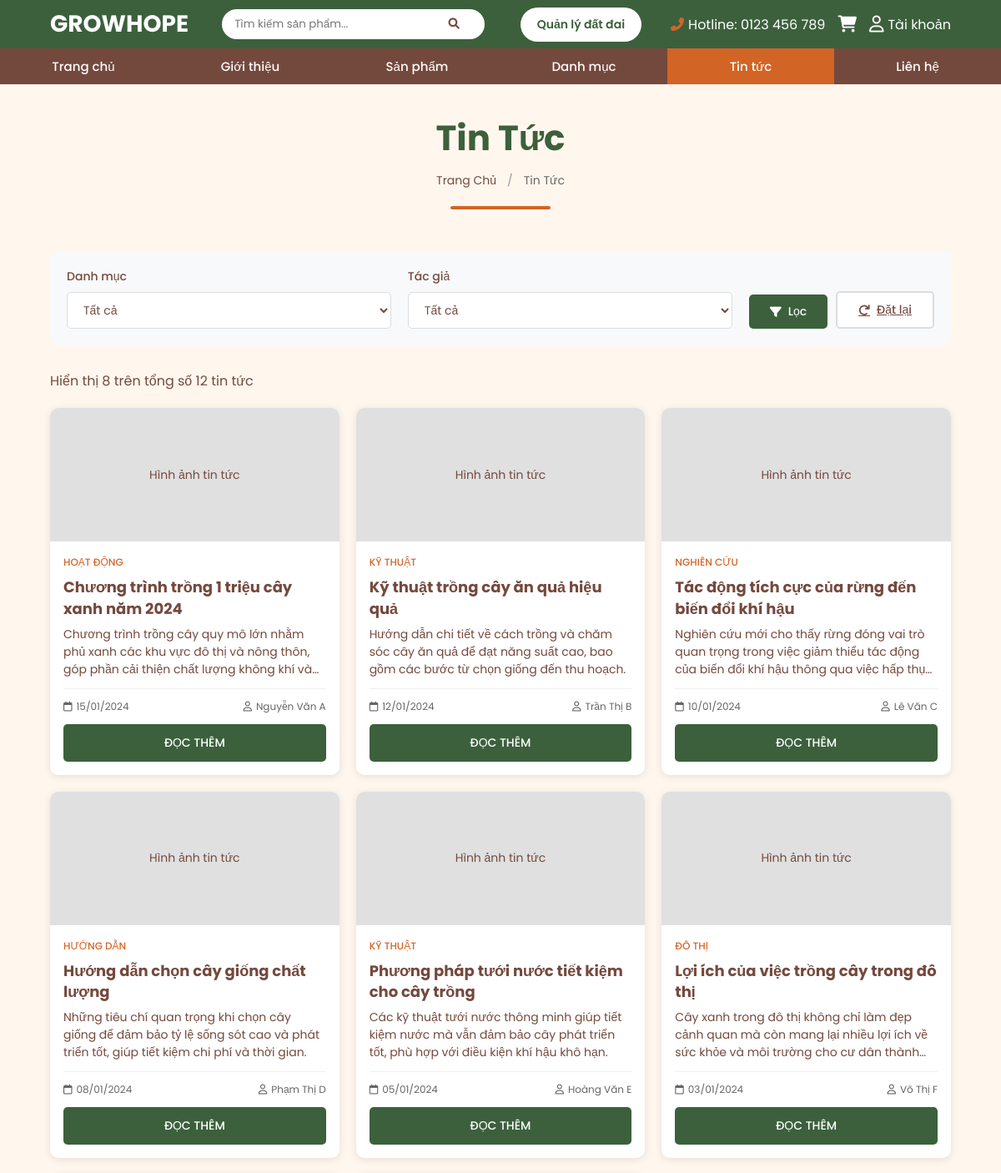
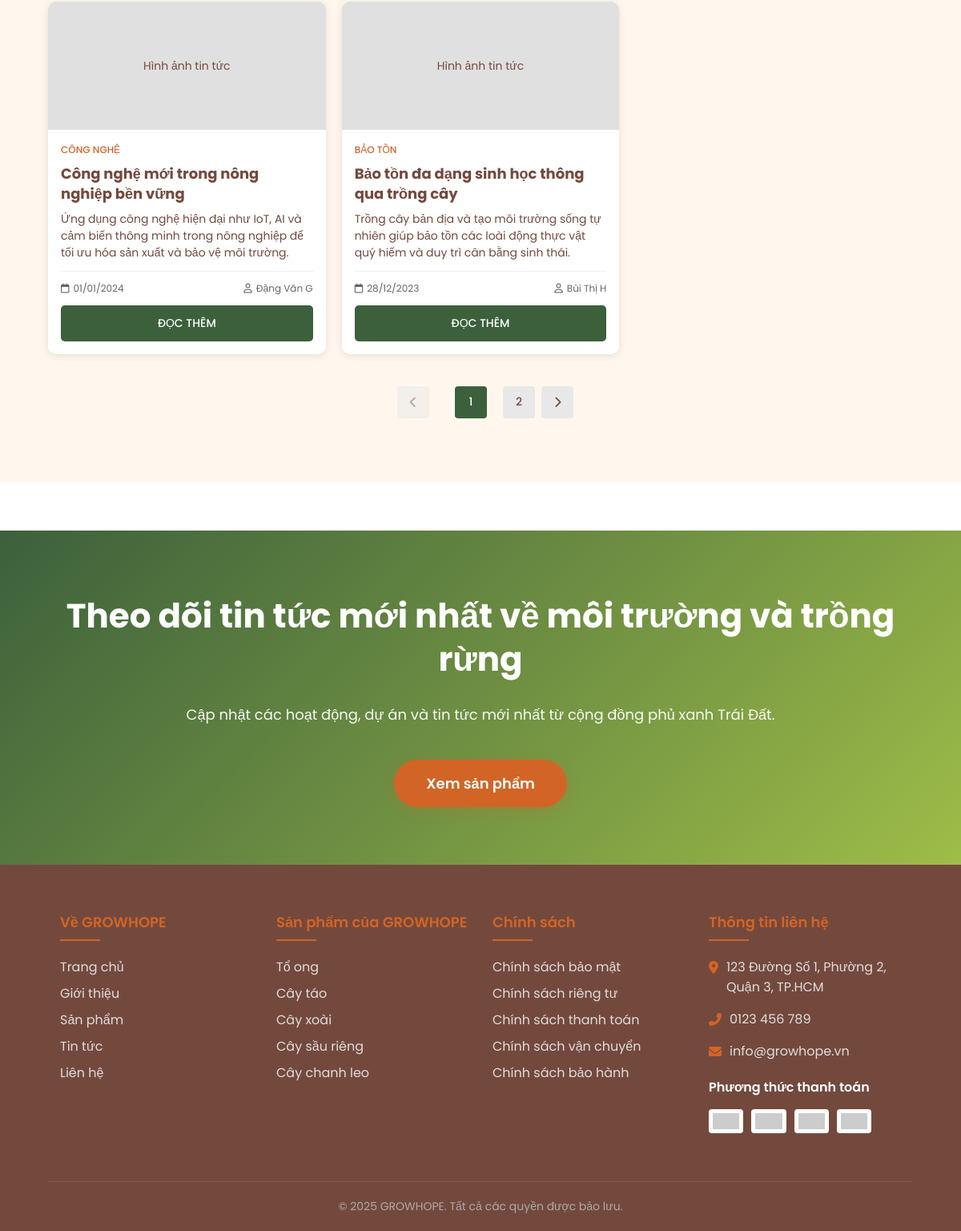
The page /public/news.php on the database its author committed (2 pictures, top to bottom).
### tables this page shows
CREATE TABLE news (
    news_id INT AUTO_INCREMENT PRIMARY KEY,
    title VARCHAR(255) NOT NULL,
    slug VARCHAR(255) NOT NULL UNIQUE,
    publish_date DATE NOT NULL,
    author VARCHAR(255) NOT NULL,
    category VARCHAR(255) NOT NULL,
    excerpt TEXT,
    description TEXT,
    content LONGTEXT,
    created_at TIMESTAMP DEFAULT CURRENT_TIMESTAMP
);

### public/news.php (the view, shortened to what this page needs)
<?php
require_once '../includes/database.php';
try {
    $pdo = getPDO();
} catch (RuntimeException $e) {
    $pdo = null;
}
$news = [];
$total_news = 0;
if ($pdo) {
    try {
        $where_conditions = [];
        $where_sql = !empty($where_conditions) ? 'WHERE ' . implode(' AND ', $where_conditions) : '';
        $count_sql = "SELECT COUNT(*) FROM news $where_sql";
        $countStmt = $pdo->prepare($count_sql);
        $countStmt->execute();
        $total_news = (int) $countStmt->fetchColumn();
        $items_per_page = PAGINATION_NEWS_PER_PAGE;
        $page = isset($_GET['page']) ? max(1, (int)$_GET['page']) : 1;
        $offset = ($page - 1) * $items_per_page;
        $news_sql = "SELECT news_id, title, slug, publish_date, author, category, excerpt, description
                     FROM news
                     $where_sql
                     ORDER BY publish_date DESC, created_at DESC
                     LIMIT :limit OFFSET :offset";
        $newsStmt = $pdo->prepare($news_sql);
        $newsStmt->bindValue(':limit', $items_per_page, PDO::PARAM_INT);
        $newsStmt->bindValue(':offset', $offset, PDO::PARAM_INT);
        $newsStmt->execute();
        $news = $newsStmt->fetchAll();
    } catch (PDOException $e) {
        $news = [];
        $total_news = 0;
    }
}
include '../includes/header.php';
?>
<main style="min-height: 60vh; padding: 0; background-color: var(--light);">
    <?php
    include __DIR__ . '/../includes/components/page-header.php';
    ?>
    <div class="news-container">
        <?php
        include __DIR__ . '/../includes/components/filter.php';
        ?>
        <div class="news-info">
            Hiển thị <span id="display-count"><?php echo count($news); ?></span> trên tổng số <span id="total-count"><?php echo $total_news; ?></span> tin tức
        </div>
        <?php if (empty($news)): ?>
            <div class="no-news">
                <i class="fas fa-newspaper"></i>
                <h3>Chưa có tin tức nào</h3>
                <p>Hiện tại chưa có tin tức nào được đăng tải.</p>
            </div>
        <?php else: ?>
            <div class="news-grid">
                <?php foreach ($news as $item): ?>
                    <div class="news-card">
                        <div class="news-image">
                            <div class="news-image-placeholder">Hình ảnh tin tức</div>
                        </div>
                        <div class="news-info-card">
                            <div class="news-category"><?php echo htmlspecialchars($item['category']); ?></div>
                            <h3 class="news-title">
                                <a href="../views/news-detail.php?slug=<?php echo htmlspecialchars($item['slug']); ?>">
                                    <?php echo htmlspecialchars($item['title']); ?>
                                </a>
                            </h3>
                            <p class="news-excerpt">
                                <?php echo htmlspecialchars($item['excerpt'] ?: $item['description']); ?>
                            </p>
                            <div class="news-meta">
                                <div class="news-date">
                                    <i class="far fa-calendar"></i>
                                    <?php echo date('d/m/Y', strtotime($item['publish_date'])); ?>
                                </div>
                                <div class="news-author">
                                    <i class="far fa-user"></i>
                                    <?php echo htmlspecialchars($item['author']); ?>
                                </div>
                            </div>
                            <a href="../views/news-detail.php?slug=<?php echo htmlspecialchars($item['slug']); ?>" class="read-more-btn">
                                ĐỌC THÊM
                            </a>
                        </div>
                    </div>
                <?php endforeach; ?>
            </div>
        <?php endif; ?>
        <?php
        include __DIR__ . '/../includes/components/pagination.php';
        ?>
    </div>
</main>
<?php
include '../includes/components/cta-section.php';
?>
<?php include '../includes/footer.php'; ?>

### rows shown on the page
news: category "HOẠT ĐỘNG", title "Chương trình trồng 1 triệu cây xanh năm 2024", excerpt "Chương trình trồng cây quy mô lớn nhằm phủ xanh các khu vực đô thị và nông thôn, góp phần cải thiện chất lượng không khí…", publish_date "15/01/2024", author "Nguyễn Văn A"
news: category "KỸ THUẬT", title "Kỹ thuật trồng cây ăn quả hiệu quả", excerpt "Hướng dẫn chi tiết về cách trồng và chăm sóc cây ăn quả để đạt năng suất cao, bao gồm các bước từ chọn giống đến thu hoạch.", publish_date "12/01/2024", author "Trần Thị B"
news: category "NGHIÊN CỨU", title "Tác động tích cực của rừng đến biến đổi khí hậu", excerpt "Nghiên cứu mới cho thấy rừng đóng vai trò quan trọng trong việc giảm thiểu tác động của biến đổi khí hậu thông qua việc hấp…", publish_date "10/01/2024", author "Lê Văn C"
news: category "HƯỚNG DẪN", title "Hướng dẫn chọn cây giống chất lượng", excerpt "Những tiêu chí quan trọng khi chọn cây giống để đảm bảo tỷ lệ sống sót cao và phát triển tốt, giúp tiết kiệm chi phí và thời gian.", publish_date "08/01/2024", author "Phạm Thị D"
news: category "KỸ THUẬT", title "Phương pháp tưới nước tiết kiệm cho cây trồng", excerpt "Các kỹ thuật tưới nước thông minh giúp tiết kiệm nước mà vẫn đảm bảo cây phát triển tốt, phù hợp với điều kiện khí hậu khô hạn.", publish_date "05/01/2024", author "Hoàng Văn E"
news: category "ĐÔ THỊ", title "Lợi ích của việc trồng cây trong đô thị", excerpt "Cây xanh trong đô thị không chỉ làm đẹp cảnh quan mà còn mang lại nhiều lợi ích về sức khỏe và môi trường cho cư dân…", publish_date "03/01/2024", author "Võ Thị F"
news: category "CÔNG NGHỆ", title "Công nghệ mới trong nông nghiệp bền vững", excerpt "Ứng dụng công nghệ hiện đại như IoT, AI và cảm biến thông minh trong nông nghiệp để tối ưu hóa sản xuất và bảo vệ môi trường.", publish_date "01/01/2024", author "Đặng Văn G"
news: category "BẢO TỒN", title "Bảo tồn đa dạng sinh học thông qua trồng cây", excerpt "Trồng cây bản địa và tạo môi trường sống tự nhiên giúp bảo tồn các loài động thực vật quý hiếm và duy trì cân bằng sinh thái.", publish_date "28/12/2023", author "Bùi Thị H"

### other values the page prints
BRAND_NAME "GROWHOPE"
CONTACT_HOTLINE "0123 456 789"
$current_user_name "Tài khoản"
$page_title "Tin Tức"
$crumb['text'] "Trang Chủ"
$crumb['text'] "Tin Tức"
$field_label "Danh mục"
$field_label "Tác giả"
count($news) "8"
$total_news "12"
$cta_heading "Theo dõi tin tức mới nhất về môi trường và trồng rừng"
$cta_description "Cập nhật các hoạt động, dự án và tin tức mới nhất từ cộng đồng phủ xanh Trái Đất."
$cta_button_text "Xem sản phẩm"
CONTACT_ADDRESS "123 Đường Số 1, Phường 2, Quận 3, TP.HCM"
CONTACT_PHONE "0123 456 789"
